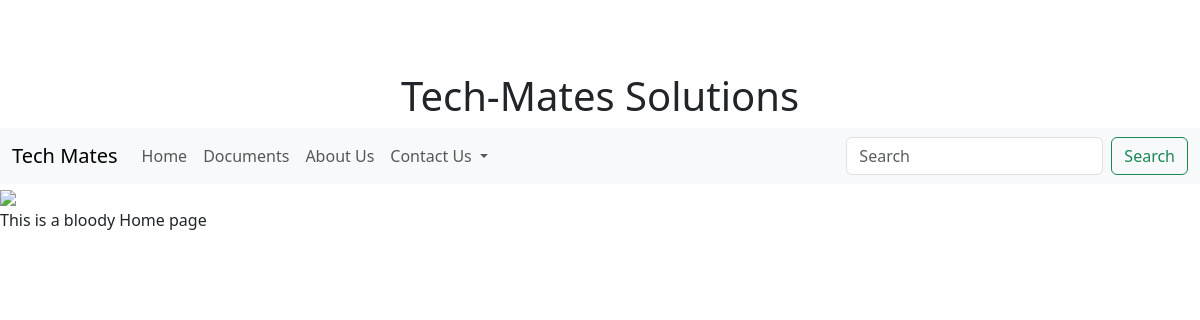
Before: / with the older database file.
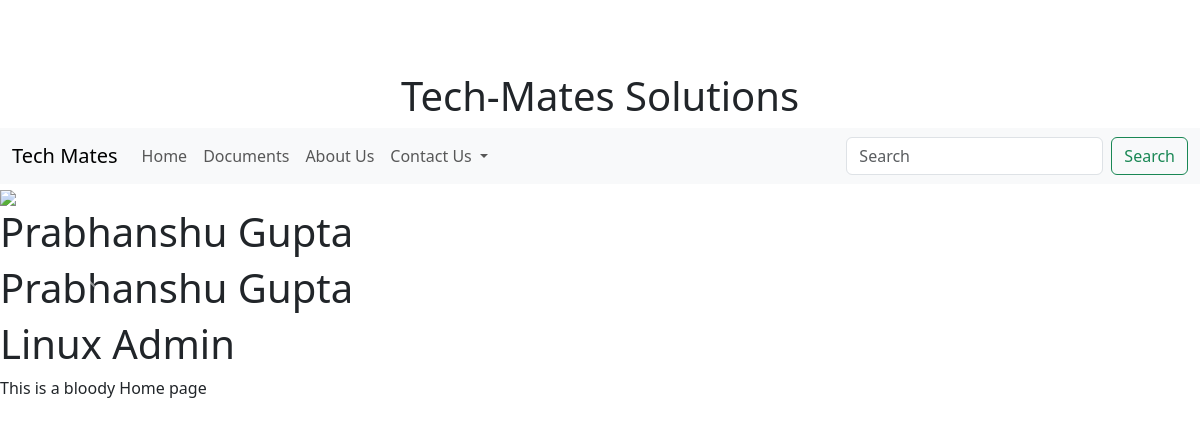
After: the same page with the newer database file.
### home/models.py (models this page shows, shortened)
class Ticket(models.Model):
    fullname = models.CharField(max_length=20)
    email = models.ForeignKey(Contact, on_delete=models.CASCADE)
    concern = models.CharField(max_length=700, default= "")
    status = models.CharField(max_length=10, choices=TICKET_STATUS_CHOICES, default= "Awaiting")

### home/views.py (the view)
# urls.py: path('', views.firstFun, name='Home'),
def firstFun(request):
    toRender=Ticket.objects.all()
    context={
    "toRender":toRender
    }
    return render(request,'home.html',context)

### templates/home.html (shortened to what this page needs)
{% extends 'base.html' %}
{% block body %} <div id="carouselExample" class="Container-fluid carousel slide">
  <div class="carousel-inner">
    <div class="carousel-item active" >
      <img src="/static/image-2.jpg" width="100%" >
    </div>
  </div>
  <button class="carousel-control-prev" type="button" data-bs-target="#carouselExample" data-bs-slide="prev">
    <span class="carousel-control-prev-icon" aria-hidden="true"></span>
  </button>
  <button class="carousel-control-next" type="button" data-bs-target="#carouselExample" data-bs-slide="next">
    <span class="carousel-control-next-icon" aria-hidden="true"></span>
  </button>
  {% for i in toRender %}
<h1>{{ i.fullname }} {{i.last_name}}</h1>
{%endfor%}
</div>This is a bloody Home page {%endblock body %}

### templates/base.html (shortened to what this page needs)
<!doctype html>
<html lang="en">
  <head>
    <link href="https://cdn.jsdelivr.net/npm/bootstrap@5.3.1/dist/css/bootstrap.min.css" rel="stylesheet">
  </head>
  <body>
    <h1 style="text-align: center; margin-top: 72px;"> Tech-Mates Solutions </h1>
    <nav class="navbar navbar-expand-lg bg-body-tertiary">
  <div class="container-fluid">
    <a class="navbar-brand" href="#">Tech Mates</a>
    <div class="collapse navbar-collapse" id="navbarSupportedContent">
      <ul class="navbar-nav me-auto mb-2 mb-lg-0">
        <li class="nav-item">
          <a class="nav-link" href="../home">Home</a>
        </li>
        <li class="nav-item">
          <a class="nav-link" href="../docs">Documents</a>
        </li>
	 <li class="nav-item">
          <a class="nav-link" href="../aboutus/">About Us</a>
        </li>
        <li class="nav-item dropdown">
          <a class="nav-link dropdown-toggle" href="#" role="button" data-bs-toggle="dropdown" aria-expanded="false">
            Contact Us
          </a>
        </li>
      </ul>
      <form class="d-flex" role="search">
        <input class="form-control me-2" type="search" placeholder="Search" aria-label="Search">
        <button class="btn btn-outline-success" type="submit">Search</button>
      </form>
    </div>
  </div>
</nav>
{% block body%} {%endblock body %}
  </body>
</html>

Changed rows visible on the page:
added Ticket: fullname "Prabhanshu Gupta"
added Ticket: fullname "Prabhanshu Gupta"
added Ticket: fullname "Linux Admin"
